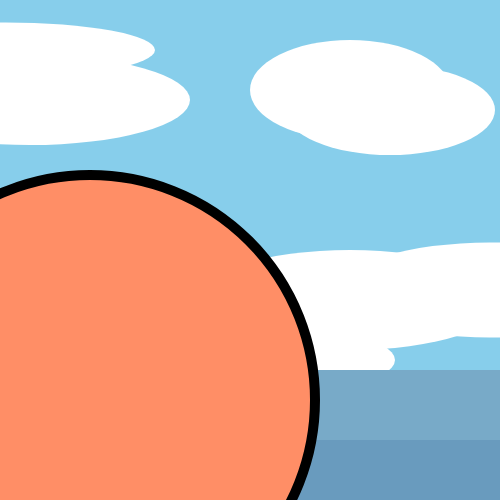
Frame 1 (no input)
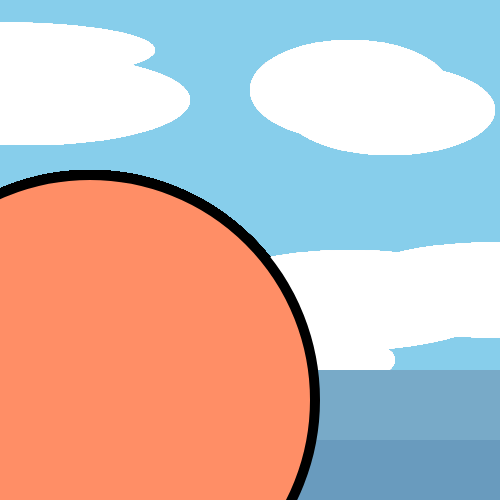
Frame 60 (no input)
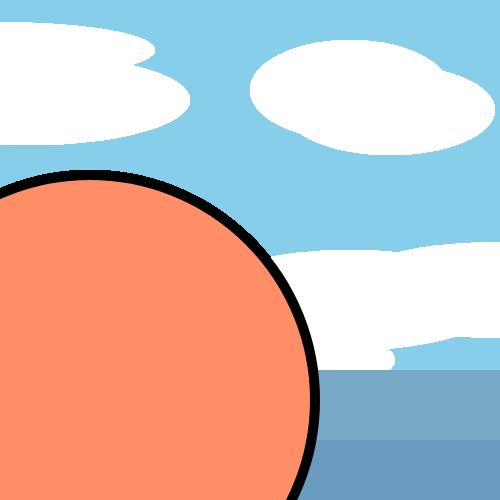
Frame 120 (the mouse pressed at the canvas centre since frame 60)

The p5.js sketch that drew these frames (run headless with seeded random() and noise() and a simulated clock; from frame 60 on, the mouse is pressed at the canvas centre):

// p5.js sketch
// ── sketch.js
function setup() {
  createCanvas(500, 500);
  background("skyblue");
  fill (130,205,235);
}


function draw() {

 fill(255, 255, 255);
 strokeWeight(0);
 ellipse(350, 90, 200, 100);
 
 fill(255, 255, 255);
 strokeWeight(0);
 ellipse(390, 110, 210, 90);
 
 fill(255, 255, 255);
 strokeWeight(0);
 ellipse(5, 50, 300, 55);
 
 fill(255, 255, 255);
 strokeWeight(0);
 ellipse(490, 290, 300, 95);

 fill(255, 255, 255);
 strokeWeight(0);
 ellipse(350, 300, 310, 100);

 fill(255, 255, 255);
 strokeWeight(0);
 ellipse(220, 360, 350, 80);

 fill(255, 255, 255);
 strokeWeight(0);
 ellipse(30, 100, 320, 90);
 
 fill(120, 170, 200);
 strokeWeight(0);
 rect(0, 370, 500, 150);

 fill(105, 155, 190);
 strokeWeight(0);
 rect(0, 440, 500, 150);

 fill(255, 142, 102);
 strokeWeight(10);
 ellipse(90, 400, 450, 450);
 
}



//a bmcc student was here >:)


// ── SS1_GabrielP.js
// Gabriel P.
// CloudSky.js
// A sky with clouds on it, since I would wanna try making some nature-themed stuff. Backgrounds are just nice.

function setup() {
  createCanvas(500, 500);
  background("skyblue");
  fill (130,205,235);
}


function draw() {

 fill(255, 255, 255);
 strokeWeight(0);
 ellipse(350, 90, 200, 100);
 
 fill(255, 255, 255);
 strokeWeight(0);
 ellipse(390, 110, 210, 90);
 
 fill(255, 255, 255);
 strokeWeight(0);
 ellipse(5, 50, 300, 55);
 
 fill(255, 255, 255);
 strokeWeight(0);
 ellipse(490, 290, 300, 95);

 fill(255, 255, 255);
 strokeWeight(0);
 ellipse(350, 300, 310, 100);

 fill(255, 255, 255);
 strokeWeight(0);
 ellipse(220, 360, 350, 80);

 fill(255, 255, 255);
 strokeWeight(0);
 ellipse(30, 100, 320, 90);
 
 fill(120, 170, 200);
 strokeWeight(0);
 rect(0, 370, 500, 150);

 fill(105, 155, 190);
 strokeWeight(0);
 rect(0, 440, 500, 150);

 fill(255, 142, 102);
 strokeWeight(10);
 ellipse(90, 400, 450, 450);
 
}


// Play Cave Story!


//a bmcc student was here >:)
